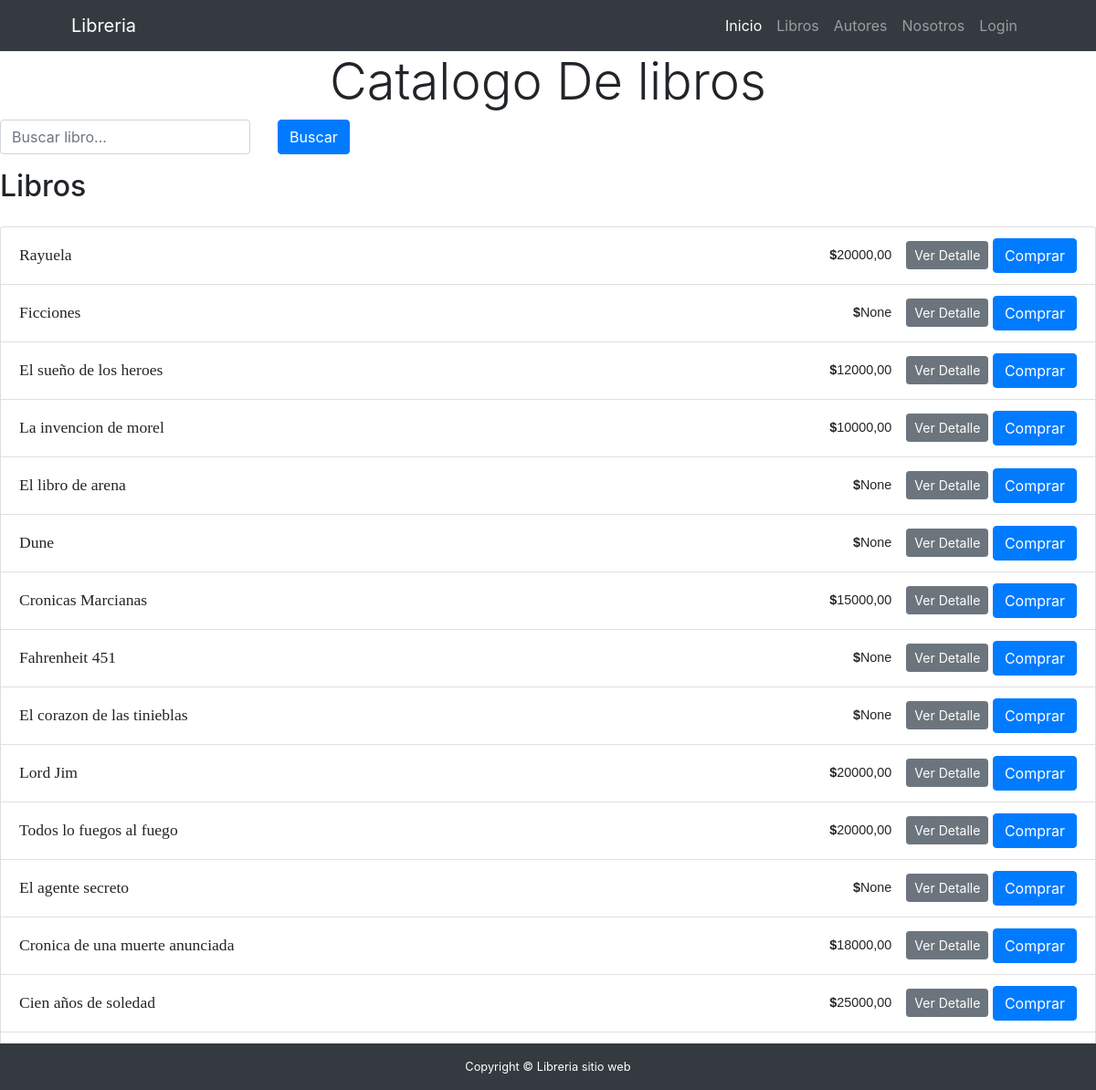
The page /libros/libros/lista on the database as committed earlier.
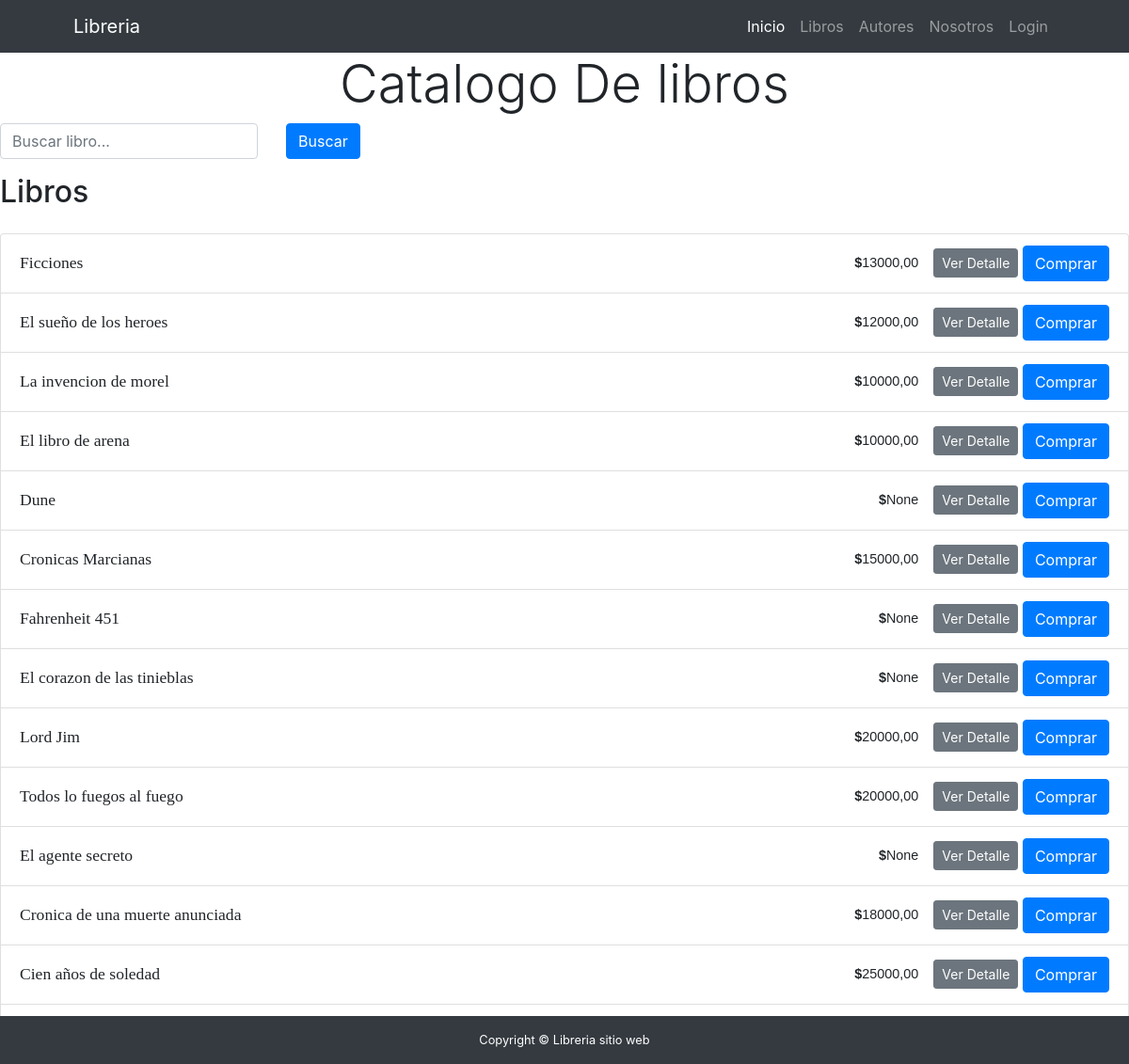
The same page on the database as committed later.
### libros/models.py (models this page shows, shortened)
class Libro(models.Model):
    nombre_libro = models.CharField(max_length=100,unique=True)
    autor = models.CharField(max_length=200,null=True,blank=True)
    año = models.PositiveBigIntegerField(null=True,blank=True)
    editorial = models.ForeignKey(Editorial,on_delete=models.SET_NULL, null=True,blank=True)
    unidades = models.IntegerField(null=True,blank=True)
    precio = models.DecimalField(max_digits=10,decimal_places=2,null=True,blank=True)
    numero_paginas = models.PositiveBigIntegerField(null=True,blank=True)
    genero = models.CharField(max_length=100,null=True,blank=True)

### libros/views.py (the view)
# urls.py: path("libros/lista",lista_libros, name="lista_libros"),
def lista_libros(request):
    busqueda = request.GET.get("busqueda", None)
    if busqueda:
        consulta = Libro.objects.filter(Q(nombre_libro__icontains=busqueda) | Q(autor__icontains=busqueda))
    else:
        consulta = Libro.objects.all()
    contexto = {"libros": consulta}
    return render(request, "libros/lista_libros.html", contexto)

### libros/templates/libros/lista_libros.html (shortened to what this page needs)
{% extends 'core/base.html' %}
{% block body_title %}
    Catalogo De libros
{% endblock body_title %}
{% block contenido %}
<form class="mb-3 row" action="{% url 'libros:lista_libros' %}" method="get">
    <div class="col-auto">
        <input type="text" class="form-control" name="busqueda" placeholder="Buscar libro...">
    </div>
    <div class="col-auto">
        <button type="submit" class="btn btn-primary">Buscar</button>
    </div>
</form>
<div class="d-flex justify-content-between align-items-center mb-3">
    <h2>Libros</h2>
</div>
<ul class="list-group">
    {% for libro in libros %}
    <li class="list-group-item">
        <div class="d-flex justify-content-between align-items-center">
            <div>
                <span style="font-family: 'Georgia', serif; font-size: 1.1em;">{{libro.nombre_libro}}</span>
            </div>
            <div class="d-flex align-items-center">
                <span class="me-3" style="font-family: 'Montserrat', sans-serif; font-size: 0.9em;"><strong>$</strong>{{libro.precio}}</span>
                <div>
                    {% if user.is_authenticated %}
                    <a href="{% url 'libros:libro_detail' libro.id %}" class="btn btn-info btn-sm me-2">Ver Detalle</a>
                    <a href="{% url 'libros:libro_update' libro.id %}" class="btn btn-info btn-sm me-2">Cambiar</a>
                    <a href="{% url 'libros:libro_delete' libro.id %}" class="btn btn-secondary btn-sm">Borrar</a>
                    {% else %}
                    <a href="{% url 'libros:libro_detail' libro.id %}" class="btn btn-secondary btn-sm">Ver Detalle</a>
                    <button type="submit" class="btn btn-primary">Comprar</button>
                    {% endif %}
                </div>
            </div>
        </div>
    </li>
{% endfor %}
</ul>
{% endblock contenido %}

Rows that differ between the two databases and show on the page:
removed Libro: nombre_libro "Rayuela", precio "20000,00", shows "Ver Detalle"
changed Libro "Ficciones": precio "None" → "13000,00"
changed Libro "El libro de arena": precio "None" → "10000,00"
